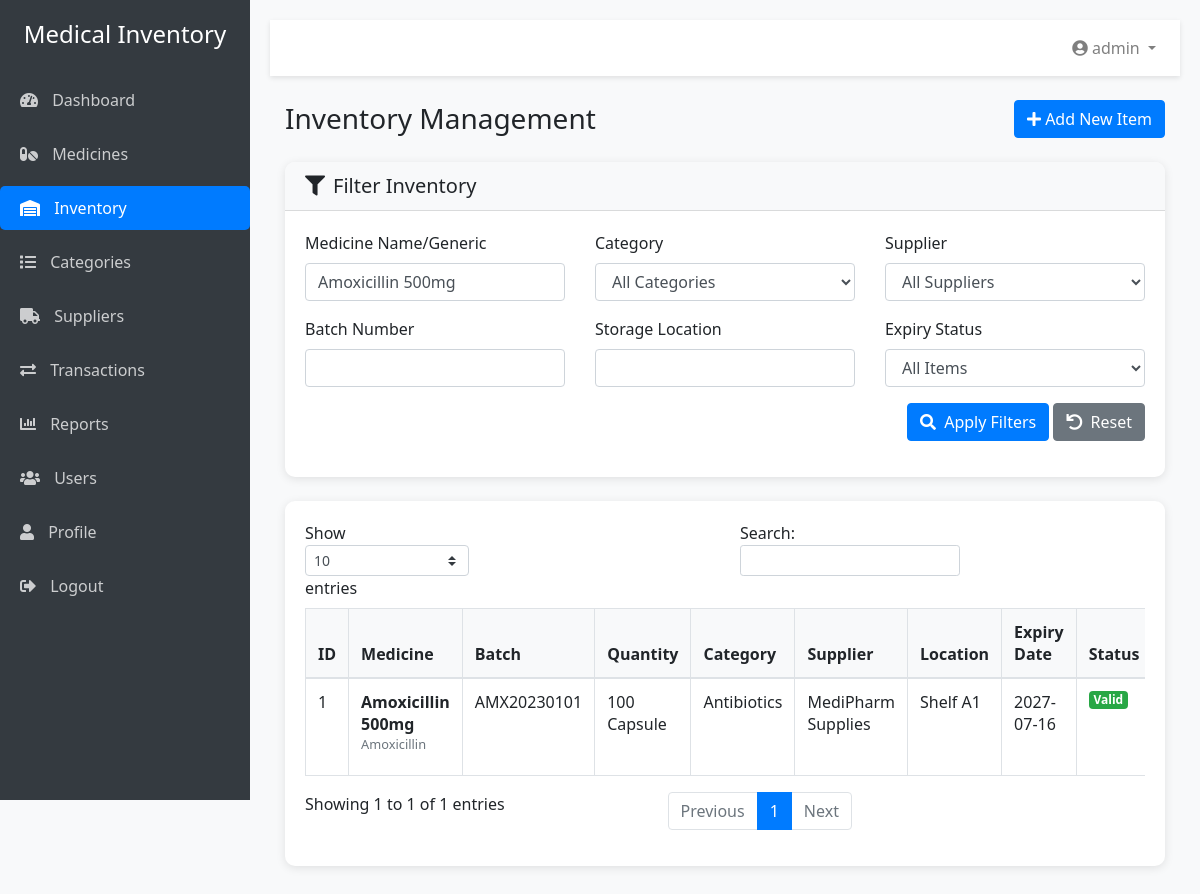
The page /admin/inventory.php?name=Amoxicillin 500mg (signed in) on the database its author committed.
### tables this page shows
CREATE TABLE IF NOT EXISTS inventory (
    id INT AUTO_INCREMENT PRIMARY KEY,
    medicine_id INT NOT NULL,
    batch_number VARCHAR(50) NOT NULL,
    quantity INT NOT NULL DEFAULT 0,
    purchase_price DECIMAL(10, 2) NOT NULL,
    selling_price DECIMAL(10, 2) NOT NULL,
    expiry_date DATE NOT NULL,
    manufacturing_date DATE,
    purchase_date DATE NOT NULL,
    created_at TIMESTAMP DEFAULT CURRENT_TIMESTAMP,
    FOREIGN KEY (medicine_id) REFERENCES medicines(id) ON DELETE CASCADE
);

CREATE TABLE IF NOT EXISTS medicines (
    id INT AUTO_INCREMENT PRIMARY KEY,
    name VARCHAR(100) NOT NULL,
    generic_name VARCHAR(100),
    category_id INT,
    supplier_id INT,
    description TEXT,
    storage_location VARCHAR(100),
    unit VARCHAR(50) NOT NULL,
    created_at TIMESTAMP DEFAULT CURRENT_TIMESTAMP,
    FOREIGN KEY (category_id) REFERENCES categories(id) ON DELETE SET NULL,
    FOREIGN KEY (supplier_id) REFERENCES suppliers(id) ON DELETE SET NULL
);

CREATE TABLE IF NOT EXISTS categories (
    id INT AUTO_INCREMENT PRIMARY KEY,
    name VARCHAR(100) NOT NULL UNIQUE,
    description TEXT
);

CREATE TABLE IF NOT EXISTS suppliers (
    id INT AUTO_INCREMENT PRIMARY KEY,
    name VARCHAR(100) NOT NULL,
    contact_person VARCHAR(100),
    phone VARCHAR(20),
    email VARCHAR(100),
    address TEXT
);

### admin/inventory.php (the view, shortened to what this page needs)
<?php
require_once '../config/db.php';
$filter_name = isset($_GET['name']) ? $_GET['name'] : '';
$filter_batch = isset($_GET['batch']) ? $_GET['batch'] : '';
$filter_location = isset($_GET['location']) ? $_GET['location'] : '';
$query = "SELECT i.id, i.batch_number, i.quantity, i.purchase_price, i.selling_price,
          i.expiry_date, i.manufacturing_date, i.purchase_date,
          m.name AS medicine_name, m.generic_name, m.storage_location, m.unit,
          c.name AS category_name, s.name AS supplier_name
          FROM inventory i
          JOIN medicines m ON i.medicine_id = m.id
          LEFT JOIN categories c ON m.category_id = c.id
          LEFT JOIN suppliers s ON m.supplier_id = s.id
          WHERE 1=1";
$params = array();
$types = "";
if (!empty($filter_name)) {
    $query .= " AND (m.name LIKE ? OR m.generic_name LIKE ?)";
    $search_term = "%{$filter_name}%";
    $params[] = $search_term;
    $params[] = $search_term;
    $types .= "ss";
}
$query .= " ORDER BY i.expiry_date ASC";
$stmt = $conn->prepare($query);
if (!empty($params)) {
    $stmt->bind_param($types, ...$params);
}
$stmt->execute();
$result = $stmt->get_result();
include '../includes/header.php';
?>
<div class="d-flex justify-content-between align-items-center mb-4">
    <h1 class="h3 mb-0">Inventory Management</h1>
    <a href="add_inventory.php" class="btn btn-primary">
        <i class="fas fa-plus"></i> Add New Item
    </a>
</div>
<div class="card mb-4">
    <div class="card-header bg-light">
        <h5 class="m-0"><i class="fas fa-filter mr-2"></i>Filter Inventory</h5>
    </div>
    <div class="card-body">
        <form method="get" action="" class="row">
            <div class="form-group col-md-4">
                <label for="name">Medicine Name/Generic</label>
                <input type="text" class="form-control" id="name" name="name" value="<?php echo htmlspecialchars($filter_name); ?>">
            </div>
            <div class="form-group col-md-4">
                <label for="category">Category</label>
                <select class="form-control" id="category" name="category">
                    <option value="">All Categories</option>
                </select>
            </div>
            <div class="form-group col-md-4">
                <label for="supplier">Supplier</label>
                <select class="form-control" id="supplier" name="supplier">
                    <option value="">All Suppliers</option>
                </select>
            </div>
            <div class="form-group col-md-4">
                <label for="batch">Batch Number</label>
                <input type="text" class="form-control" id="batch" name="batch" value="<?php echo htmlspecialchars($filter_batch); ?>">
            </div>
            <div class="form-group col-md-4">
                <label for="location">Storage Location</label>
                <input type="text" class="form-control" id="location" name="location" value="<?php echo htmlspecialchars($filter_location); ?>">
            </div>
            <div class="form-group col-md-4">
                <label for="expiry">Expiry Status</label>
                <select class="form-control" id="expiry" name="expiry">
                    <option value="">All Items</option>
                </select>
            </div>
            <div class="col-12 text-right">
                <button type="submit" class="btn btn-primary">
                    <i class="fas fa-search mr-1"></i> Apply Filters
                </button>
                <a href="inventory.php" class="btn btn-secondary">
                    <i class="fas fa-undo mr-1"></i> Reset
                </a>
            </div>
        </form>
    </div>
</div>
<div class="card">
    <div class="card-body">
        <?php if ($result->num_rows > 0): ?>
            <div class="table-responsive">
                <table class="table table-bordered table-hover datatable">
                    <thead>
                        <tr>
                            <th>ID</th>
                            <th>Medicine</th>
                            <th>Batch</th>
                            <th>Quantity</th>
                            <th>Category</th>
                            <th>Supplier</th>
                            <th>Location</th>
                            <th>Expiry Date</th>
                            <th>Status</th>
                        </tr>
                    </thead>
                    <tbody>
                        <?php while ($row = $result->fetch_assoc()):
                            $expiry_date = new DateTime($row['expiry_date']);
                            $today = new DateTime();
                            $is_expired = $expiry_date < $today;
                            $days_left = $today->diff($expiry_date)->days;
                            $status_class = '';
                            $status_text = '';
                            if ($is_expired) {
                                $status_class = 'badge-danger';
                                $status_text = 'Expired';
                            } elseif ($days_left <= 30) {
                                $status_class = 'badge-danger';
                                $status_text = 'Expires in ' . $days_left . ' days';
                            } elseif ($days_left <= 90) {
                                $status_class = 'badge-warning';
                                $status_text = 'Expires in ' . $days_left . ' days';
                            } elseif ($days_left <= 180) {
                                $status_class = 'badge-info';
                                $status_text = 'Expires in ' . $days_left . ' days';
                            } else {
                                $status_class = 'badge-success';
                                $status_text = 'Valid';
                            }
                        ?>
                            <tr>
                                <td><?php echo htmlspecialchars($row['id']); ?></td>
                                <td>
                                    <strong><?php echo htmlspecialchars($row['medicine_name']); ?></strong>
                                    <?php if (!empty($row['generic_name'])): ?>
                                        <br><small class="text-muted"><?php echo htmlspecialchars($row['generic_name']); ?></small>
                                    <?php endif; ?>
                                </td>
                                <td><?php echo htmlspecialchars($row['batch_number']); ?></td>
                                <td><?php echo htmlspecialchars($row['quantity']) . ' ' . htmlspecialchars($row['unit']); ?></td>
                                <td><?php echo htmlspecialchars($row['category_name'] ?? 'N/A'); ?></td>
                                <td><?php echo htmlspecialchars($row['supplier_name'] ?? 'N/A'); ?></td>
                                <td><?php echo htmlspecialchars($row['storage_location']); ?></td>
                                <td><?php echo htmlspecialchars($row['expiry_date']); ?></td>
                                <td><span class="badge <?php echo $status_class; ?>"><?php echo $status_text; ?></span></td>
                            </tr>
                        <?php endwhile; ?>
                    </tbody>
                </table>
            </div>
        <?php else: ?>
            <div class="alert alert-info">
                <i class="fas fa-info-circle mr-2"></i> No inventory items found matching your criteria.
            </div>
        <?php endif; ?>
    </div>
</div>
<?php include '../includes/footer.php'; ?>

### assets/css/style.css (style rules this page uses)
body { font-family: 'Segoe UI', Tahoma, Geneva, Verdana, sans-serif; background-color: #f8f9fa; }
.card { box-shadow: 0 2px 10px rgba(0, 0, 0, 0.1); margin-bottom: 20px; border: none; border-radius: 10px; }
.card-header { border-radius: 10px 10px 0 0 !important; font-weight: 600; }
.table th { font-weight: 600; background-color: #f8f9fa; }

### rows shown on the page
inventory: id "1", medicine.name "Amoxicillin 500mg", medicine.generic_name "Amoxicillin", batch_number "AMX20230101", quantity "100", medicine.unit "Capsule", categories.name "Antibiotics", suppliers.name "MediPharm Supplies", medicine.storage_location "Shelf A1", expiry_date "2027-07-16", expiry_date "Valid"

### other values the page prints
$_SESSION['username'] "admin"
